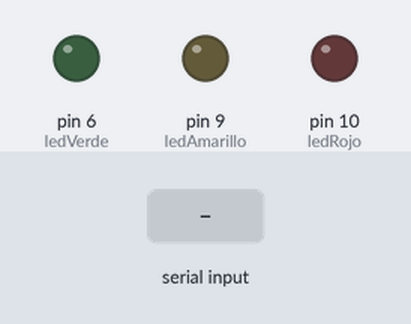
The sketch below on a simulated Arduino Uno, built with avr-gcc and run on an emulated ATmega328P. Parts: output pins drawn as LEDs (lit = HIGH). The test bench sets the inputs (shaded band).

Above: at 1.2 s.
1.3 s: "1" received over Serial
At 1.7 s:
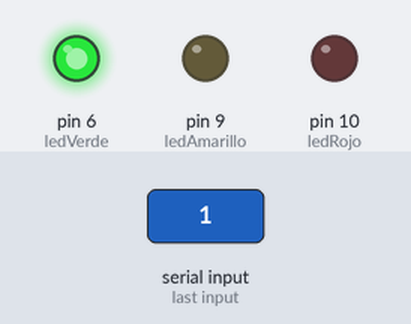
2.8 s: "0" received over Serial
At 4.0 s:
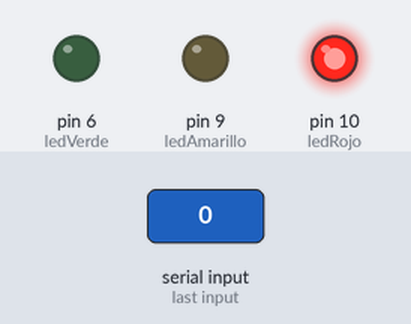
Timing chart, 0 to 5.8 s (numbered marks = the images above; inputs shaded):
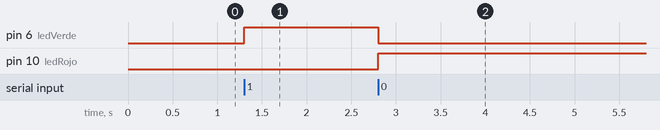

The sketch:

ArduinoIDERostroFacial.ino
```cpp
const int ledVerde = 6;
const int ledRojo = 10;
const int ledAmarillo = 9;
char datoSerial;

void setup() {
  Serial.begin(9600); // Inicia comunicación serial a 9600 baudios
  pinMode(ledVerde, OUTPUT);
  pinMode(ledRojo, OUTPUT);
  pinMode(ledAmarillo, OUTPUT);

  // Estado inicial: ambos apagados
  digitalWrite(ledVerde, LOW);
  digitalWrite(ledRojo, LOW);
  digitalWrite(ledAmarillo, LOW);
}

void loop() {
  if (Serial.available() > 0) {
    datoSerial = Serial.read(); // Lee el carácter enviado por Python

    if (datoSerial == '1') {
      // Rostro detectado: Acceso correcto
      digitalWrite(ledVerde, HIGH);
      digitalWrite(ledRojo, LOW);
    }
    else if (datoSerial == '0') {
      // Sin rostro: Acceso denegado
      digitalWrite(ledVerde, LOW);
      digitalWrite(ledRojo, HIGH);
    }
  }
}
```

Measured:
- after the input at 1.3 s, pin 6 (ledVerde): LOW → HIGH at once
- after the input at 2.8 s, pin 6 (ledVerde): HIGH → LOW at once; pin 10 (ledRojo): LOW → HIGH at once
